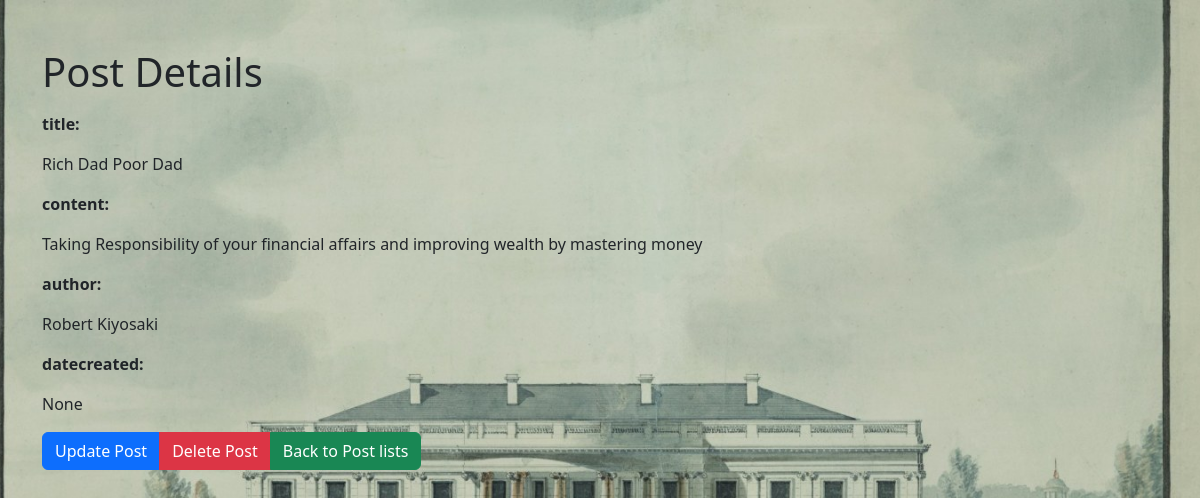
The app's page /detail/5/, older data.
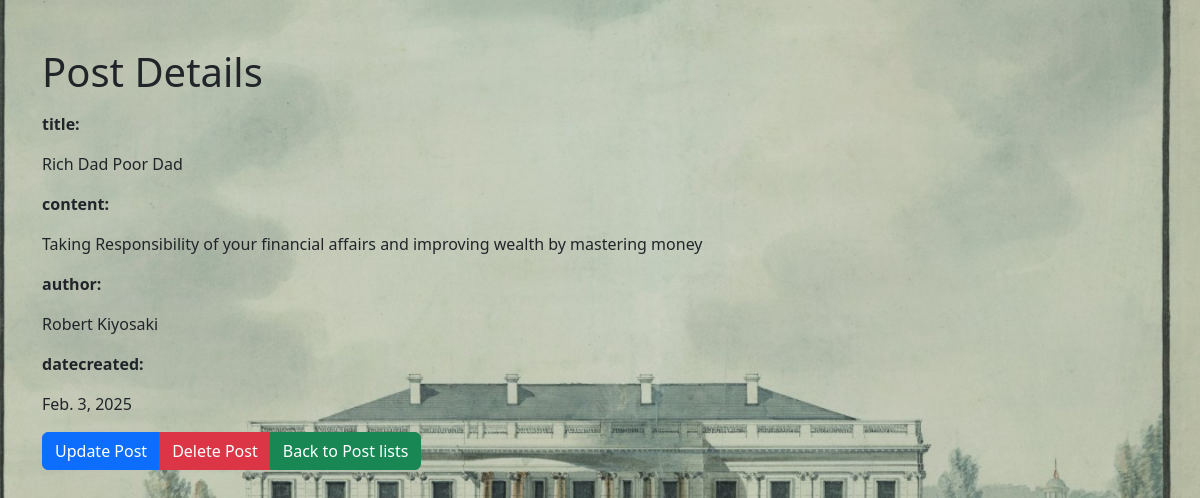
The same page, newer data.
### blog/models.py (models this page shows, shortened)
class Post(models.Model):
    title = models.CharField(max_length=200)
    content = models.TextField()
    author = models.CharField(max_length=100)
    date_created = models.DateField()

### blog/views.py (the view)
# urls.py: path('detail/<int:id>/',post_detail, name ='detail'),
def post_detail(request, id):
    post = get_object_or_404(Post, id=id)
    return render(request, 'blog/post_detail.html', {'post': post})

### blog/templates/blog/post_detail.html (shortened to what this page needs)
<!DOCTYPE html>
<html lang="en">
<head>
    {% load static %}
    <link rel="stylesheet" href="https://cdnjs.cloudflare.com/ajax/libs/bootstrap/5.3.3/css/bootstrap.min.css" />
</head>
<body>
    <div class="container mt-5">
        <h1>Post Details</h1>
        <div>
            <p><p class="fw-bold">title:</p>{{post.title}}</p>
            <p><p class="fw-bold">content:</p>{{post.content}}</p>
            <p><p class="fw-bold">author:</p>{{post.author}}</p>
            <p><p class="fw-bold">datecreated:</p>{{post.date_created}}</p>
        </div>
        <div class="btn-group">
            <a href="{% url 'update' post.id %}" class="btn btn-primary">Update Post</a>
            <a href="{% url 'delete' post.id %}" class="btn btn-danger">Delete Post</a>
            <a href="{% url 'list' %}" class="btn btn-success">Back to Post lists</a>
        </div>
    </div>
</body>
</html>

Row changes from the older to the newer data that the page shows:
changed Post "Rich Dad Poor Dad": date_created "None" → "Feb. 3, 2025"
